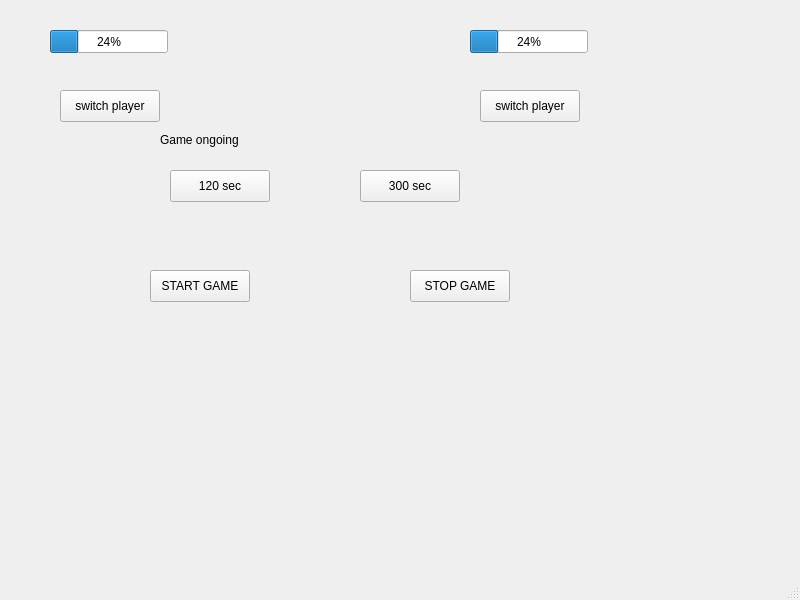
<?xml version="1.0" encoding="UTF-8"?>
<ui version="4.0">
 <class>MainWindow</class>
 <widget class="QMainWindow" name="MainWindow">
  <property name="geometry">
   <rect>
    <x>0</x>
    <y>0</y>
    <width>800</width>
    <height>600</height>
   </rect>
  </property>
  <property name="windowTitle">
   <string>MainWindow</string>
  </property>
  <widget class="QWidget" name="centralwidget">
   <widget class="QLabel" name="label">
    <property name="geometry">
     <rect>
      <x>160</x>
      <y>130</y>
      <width>291</width>
      <height>20</height>
     </rect>
    </property>
    <property name="text">
     <string>Game ongoing</string>
    </property>
   </widget>
   <widget class="QProgressBar" name="progressBarPlayer1">
    <property name="geometry">
     <rect>
      <x>50</x>
      <y>30</y>
      <width>118</width>
      <height>23</height>
     </rect>
    </property>
    <property name="value">
     <number>24</number>
    </property>
   </widget>
   <widget class="QProgressBar" name="progressBarPlayer2">
    <property name="geometry">
     <rect>
      <x>470</x>
      <y>30</y>
      <width>118</width>
      <height>23</height>
     </rect>
    </property>
    <property name="value">
     <number>24</number>
    </property>
   </widget>
   <widget class="QPushButton" name="btnSwitchPlayer1">
    <property name="geometry">
     <rect>
      <x>60</x>
      <y>90</y>
      <width>100</width>
      <height>32</height>
     </rect>
    </property>
    <property name="text">
     <string>switch player</string>
    </property>
   </widget>
   <widget class="QPushButton" name="btnSwitchPlayer2">
    <property name="geometry">
     <rect>
      <x>480</x>
      <y>90</y>
      <width>100</width>
      <height>32</height>
     </rect>
    </property>
    <property name="text">
     <string>switch player</string>
    </property>
   </widget>
   <widget class="QPushButton" name="btnSet120">
    <property name="geometry">
     <rect>
      <x>170</x>
      <y>170</y>
      <width>100</width>
      <height>32</height>
     </rect>
    </property>
    <property name="text">
     <string>120 sec</string>
    </property>
   </widget>
   <widget class="QPushButton" name="btnSet300">
    <property name="geometry">
     <rect>
      <x>360</x>
      <y>170</y>
      <width>100</width>
      <height>32</height>
     </rect>
    </property>
    <property name="text">
     <string>300 sec</string>
    </property>
   </widget>
   <widget class="QPushButton" name="btnStart">
    <property name="geometry">
     <rect>
      <x>150</x>
      <y>270</y>
      <width>100</width>
      <height>32</height>
     </rect>
    </property>
    <property name="text">
     <string>START GAME</string>
    </property>
   </widget>
   <widget class="QPushButton" name="btnStop">
    <property name="geometry">
     <rect>
      <x>410</x>
      <y>270</y>
      <width>100</width>
      <height>32</height>
     </rect>
    </property>
    <property name="text">
     <string>STOP GAME</string>
    </property>
   </widget>
  </widget>
  <widget class="QMenuBar" name="menubar">
   <property name="geometry">
    <rect>
     <x>0</x>
     <y>0</y>
     <width>800</width>
     <height>24</height>
    </rect>
   </property>
  </widget>
  <widget class="QStatusBar" name="statusbar"/>
 </widget>
 <resources/>
 <connections/>
</ui>
